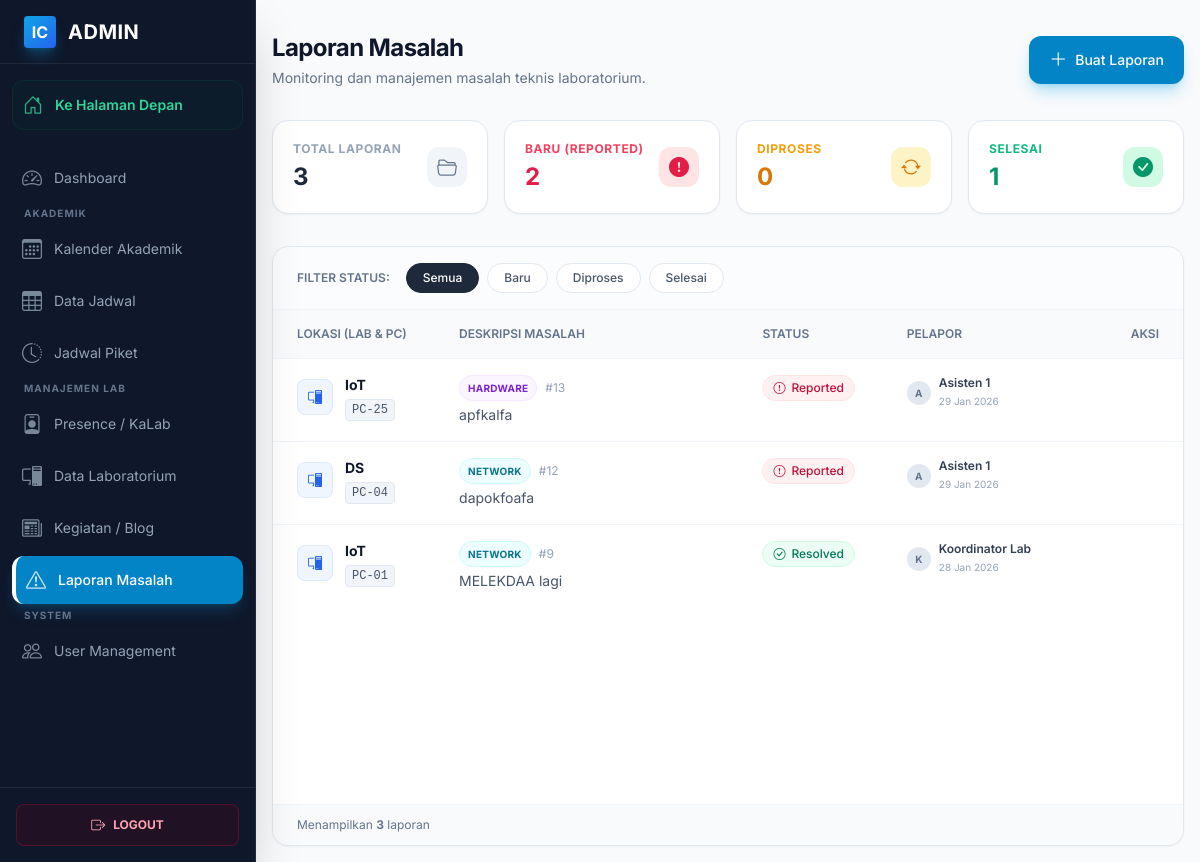
Before: /public/admin/problems (signed in) with the older database file.
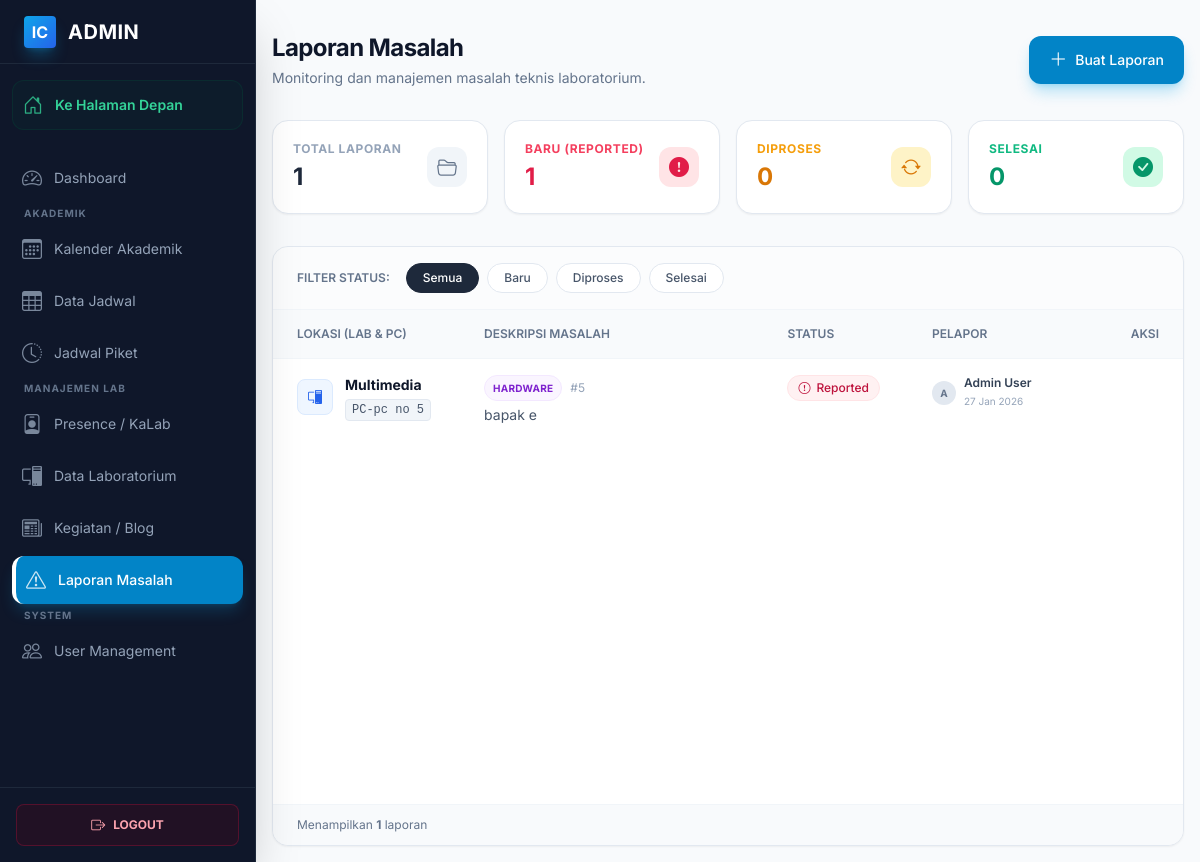
After: the same page with the newer database file.
### tables this page shows
CREATE TABLE `lab_problems` (
  `id` int(11) NOT NULL,
  `laboratory_id` int(11) NOT NULL,
  `pc_number` varchar(50) DEFAULT NULL,
  `problem_type` enum('hardware','software','network','other') NOT NULL,
  `description` text NOT NULL,
  `reporter_name` varchar(100) DEFAULT NULL,
  `status` enum('reported','in_progress','resolved') DEFAULT 'reported',
  `reported_by` int(11) NOT NULL,
  `assigned_to` int(11) DEFAULT NULL,
  `reported_at` timestamp NOT NULL DEFAULT current_timestamp(),
  `started_at` datetime DEFAULT NULL,
  `completed_at` datetime DEFAULT NULL
);

CREATE TABLE `laboratories` (
  `id` int(11) NOT NULL,
  `lab_name` varchar(100) NOT NULL,
  `image` varchar(255) DEFAULT NULL,
  `description` text DEFAULT NULL,
  `pc_count` int(11) DEFAULT 0,
  `tv_count` int(11) DEFAULT 0,
  `location` varchar(100) DEFAULT NULL
);

CREATE TABLE `users` (
  `id` int(11) NOT NULL,
  `name` varchar(100) NOT NULL,
  `email` varchar(100) NOT NULL,
  `phone` varchar(20) DEFAULT NULL,
  `password` varchar(255) NOT NULL,
  `role_id` int(11) NOT NULL,
  `status` enum('active','inactive') DEFAULT 'active',
  `image` varchar(255) DEFAULT NULL,
  `created_at` timestamp NOT NULL DEFAULT current_timestamp()
);

### app/views/admin/problems/list.php (the view, shortened to what the changed rows need)
<?php include APP_PATH . '/views/layouts/header.php'; ?>
<div class="antialiased bg-slate-50 min-h-screen">
    <main class="p-4 sm:ml-64 pt-8 transition-all duration-300">
        <div class="max-w-7xl mx-auto">
            <div class="flex flex-col sm:flex-row justify-between items-start sm:items-center mb-8 gap-4">
                <div>
                    <h1 class="text-2xl font-bold tracking-tight text-slate-900">Laporan Masalah</h1>
                </div>
            </div>
            <?php if (isset($statistics)): ?>
            <div class="grid grid-cols-1 sm:grid-cols-2 lg:grid-cols-4 gap-4 mb-8">
                <div
                    class="bg-white p-5 rounded-2xl shadow-sm border border-slate-200 flex items-center justify-between hover:shadow-md transition-shadow">
                    <div>
                        <p class="text-xs font-bold text-slate-400 uppercase tracking-wider">Total Laporan</p>
                        <h3 class="text-2xl font-bold text-slate-800 mt-1"><?= $statistics['total'] ?? 0 ?></h3>
                    </div>
                    <div class="w-10 h-10 rounded-xl bg-slate-100 text-slate-500 flex items-center justify-center">
                        <i class="bi bi-folder2-open text-xl"></i>
                    </div>
                </div>
                <div
                    class="bg-white p-5 rounded-2xl shadow-sm border border-slate-200 flex items-center justify-between hover:shadow-md transition-shadow relative overflow-hidden group">
                    <div class="relative z-10">
                        <p class="text-xs font-bold text-rose-500 uppercase tracking-wider">Baru (Reported)</p>
                        <h3 class="text-2xl font-bold text-rose-600 mt-1"><?= $statistics['reported'] ?? 0 ?></h3>
                    </div>
                    <div
                        class="relative z-10 w-10 h-10 rounded-xl bg-rose-100 text-rose-600 flex items-center justify-center">
                        <i class="bi bi-exclamation-circle-fill text-xl"></i>
                    </div>
                </div>
                <div
                    class="bg-white p-5 rounded-2xl shadow-sm border border-slate-200 flex items-center justify-between hover:shadow-md transition-shadow relative overflow-hidden group">
                    <div class="relative z-10">
                        <p class="text-xs font-bold text-amber-500 uppercase tracking-wider">Diproses</p>
                        <h3 class="text-2xl font-bold text-amber-600 mt-1"><?= $statistics['in_progress'] ?? 0 ?></h3>
                    </div>
                    <div
                        class="relative z-10 w-10 h-10 rounded-xl bg-amber-100 text-amber-600 flex items-center justify-center">
                        <i class="bi bi-arrow-repeat text-xl"></i>
                    </div>
                </div>
                <div
                    class="bg-white p-5 rounded-2xl shadow-sm border border-slate-200 flex items-center justify-between hover:shadow-md transition-shadow relative overflow-hidden group">
                    <div class="relative z-10">
                        <p class="text-xs font-bold text-emerald-500 uppercase tracking-wider">Selesai</p>
                        <h3 class="text-2xl font-bold text-emerald-600 mt-1"><?= $statistics['resolved'] ?? 0 ?></h3>
                    </div>
                    <div
                        class="relative z-10 w-10 h-10 rounded-xl bg-emerald-100 text-emerald-600 flex items-center justify-center">
                        <i class="bi bi-check-circle-fill text-xl"></i>
                    </div>
                </div>
            </div>
            <?php endif; ?>
            <div
                class="bg-white border border-slate-200 rounded-2xl shadow-sm overflow-hidden flex flex-col min-h-[600px]">
                <div class="overflow-x-auto w-full">
                    <table class="w-full text-sm text-left text-slate-600">
                        <thead class="text-xs text-slate-500 uppercase bg-slate-50 border-b border-slate-100">
                            <tr>
                                <th scope="col" class="px-6 py-4 font-semibold">Lokasi (Lab & PC)</th>
                                <th scope="col" class="px-6 py-4 font-semibold w-1/3">Deskripsi Masalah</th>
                                <th scope="col" class="px-6 py-4 font-semibold">Status</th>
                                <th scope="col" class="px-6 py-4 font-semibold">Pelapor</th>
                                <th scope="col" class="px-6 py-4 font-semibold text-right">Aksi</th>
                            </tr>
                        </thead>
                        <tbody class="divide-y divide-slate-100">
                            <?php if (!empty($problems)): ?>
                            <?php foreach ($problems as $problem): ?>
                            <tr class="group hover:bg-slate-50/80 transition-colors duration-200">
                                <td class="px-6 py-4 align-top">
                                    <div class="flex items-start gap-3">
                                        <div
                                            class="w-9 h-9 rounded-lg bg-blue-50 text-blue-600 flex items-center justify-center shrink-0 border border-blue-100 mt-1">
                                            <i class="bi bi-pc-display"></i>
                                        </div>
                                        <div>
                                            <div class="font-bold text-slate-900"><?= e($problem['lab_name']) ?></div>
                                            <div
                                                class="inline-flex items-center gap-1 mt-1 text-xs font-mono bg-slate-100 px-1.5 py-0.5 rounded text-slate-600 border border-slate-200">
                                                PC-<?= e($problem['pc_number']) ?>
                                            </div>
                                        </div>
                                    </div>
                                </td>
                                <td class="px-6 py-4 align-top">
                                    <div class="flex flex-col gap-1">
                                        <div class="flex items-center gap-2">
                                            <span
                                                class="text-[10px] font-bold uppercase tracking-wide px-2 py-0.5 rounded-full border
                                                        <?= strtolower($problem['problem_type']) == 'hardware' ? 'bg-purple-50 text-purple-700 border-purple-100' : 'bg-cyan-50 text-cyan-700 border-cyan-100' ?>">
                                                <?= strtoupper($problem['problem_type']) ?>
                                            </span>
                                            <span class="text-xs text-slate-400">#<?= $problem['id'] ?></span>
                                        </div>
                                        <p class="text-slate-600 line-clamp-2 leading-relaxed text-xs sm:text-sm">
                                            <?= e($problem['description']) ?>
                                        </p>
                                    </div>
                                </td>
                                <td class="px-6 py-4 align-top">
                                    <?php
                                            $status = strtolower($problem['status']);
                                            $badgeClass = match ($status) {
                                                'reported' => 'bg-rose-50 text-rose-700 border-rose-100',
                                                'in_progress' => 'bg-amber-50 text-amber-700 border-amber-100',
                                                'resolved' => 'bg-emerald-50 text-emerald-700 border-emerald-100',
                                                default => 'bg-slate-50 text-slate-700 border-slate-100'
                                            };
                                            $icon = match ($status) {
                                                'reported' => 'bi-exclamation-circle',
                                                'in_progress' => 'bi-hourglass-split',
                                                'resolved' => 'bi-check-circle',
                                                default => 'bi-circle'
                                            };
                                            ?>
                                    <span
                                        class="inline-flex items-center gap-1.5 px-2.5 py-1 rounded-full text-xs font-medium border <?= $badgeClass ?>">
                                        <i class="bi <?= $icon ?>"></i>
                                        <?= ucfirst(str_replace('_', ' ', $status)) ?>
                                    </span>
                                </td>
                                <td class="px-6 py-4 align-top">
                                    <div class="flex items-center gap-2">
                                        <div
                                            class="w-6 h-6 rounded-full bg-slate-200 flex items-center justify-center text-[10px] font-bold text-slate-500">
                                            <?= strtoupper(substr($problem['reporter_name'], 0, 1)) ?>
                                        </div>
                                        <div class="flex flex-col">
                                            <span
                                                class="text-xs font-semibold text-slate-700"><?= e($problem['reporter_name']) ?></span>
                                            <span
                                                class="text-[10px] text-slate-400"><?= date('d M Y', strtotime($problem['reported_at'])) ?></span>
                                        </div>
                                    </div>
                                </td>
                                <td class="px-6 py-4 text-right align-middle">
                                </td>
                            </tr>
                            <?php endforeach; ?>
                            <?php endif; ?>
                        </tbody>
                    </table>
                </div>
                <?php if (!empty($problems)): ?>
                <div
                    class="mt-auto border-t border-slate-100 bg-slate-50 px-6 py-3 text-xs text-slate-500 flex justify-between items-center">
                    <span>Menampilkan <strong><?= count($problems) ?></strong> laporan</span>
                </div>
                <?php endif; ?>
            </div>
        </div>
    </main>
</div>
<?php include APP_PATH . '/views/admin/layouts/footer.php'; ?>

Changed rows visible on the page:
removed lab_problems: laboratory.lab_name "IoT", pc_number "25", problem_type "HARDWARE", id "13", description "apfkalfa", status "Reported", reported_by.name "A", reported_by.name "Asisten 1", reported_at "29 Jan 2026"
removed lab_problems: laboratory.lab_name "DS", pc_number "04", problem_type "NETWORK", id "12", description "dapokfoafa", status "Reported", assigned_to.name "A", assigned_to.name "Asisten 1", reported_at "29 Jan 2026"
removed lab_problems: laboratory.lab_name "IoT", pc_number "01", problem_type "NETWORK", id "9", description "MELEKDAA lagi", status "Resolved", reported_by.name "K", reported_by.name "Koordinator Lab", reported_at "28 Jan 2026"
added lab_problems: laboratory.lab_name "Multimedia", pc_number "pc no 5", problem_type "HARDWARE", id "5", description "bapak e", status "Reported", reported_by.name "A", reported_by.name "Admin User", reported_at "27 Jan 2026"
Other visible differences:
$statistics['total']: "3" → "1"
$statistics['reported']: "2" → "1"
$statistics['resolved']: "1" → "0"
count($problems): "3" → "1"
